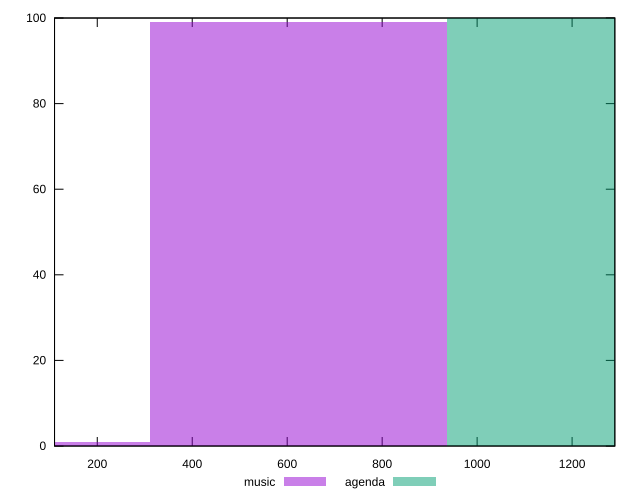

Write the gnuplot code that produced this figure.
reset

$music <<EOF
0 1
623.8154202736607 99
EOF

$agenda <<EOF
1247.6308405473214 100
EOF

set key outside below
set boxwidth 623.8154202736607
set xrange [110:1290]
set yrange [0:100]
set trange [0:100]
set style fill transparent solid 0.5 noborder
set terminal svg size 640, 500 enhanced background rgb 'white'
set output "reports/report_00031_2021-02-24T23-18-18.084Z/uses-http2/comparison/histogram/0_vs_1.svg"

plot $music title "music" with boxes, \
     $agenda title "agenda" with boxes

reset
